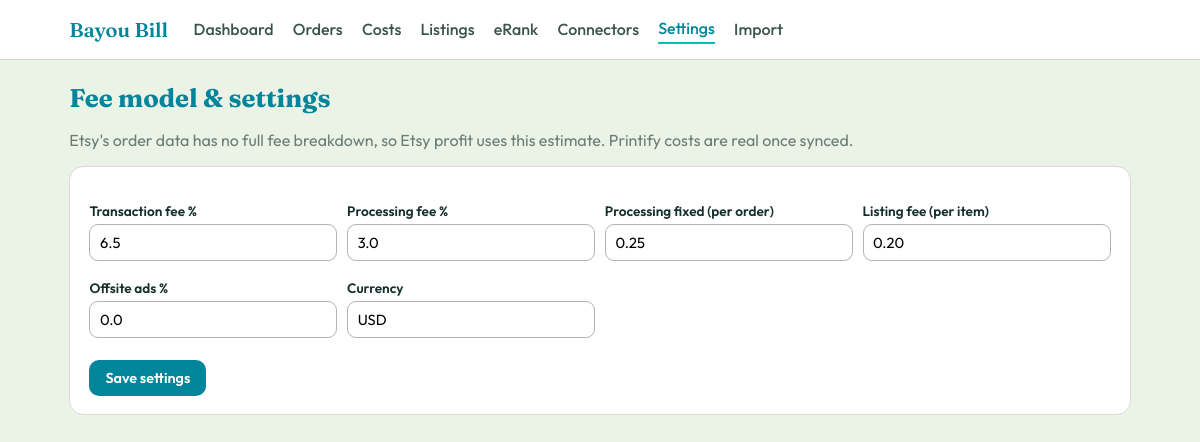
The page /settings on the database its author committed.
### tables this page shows
CREATE TABLE settings (
    key   TEXT PRIMARY KEY,
    value TEXT
);

### app.py (the view, shortened to what this page needs)
@app.route("/settings", methods=["GET", "POST"])
def settings():
    return render_template("settings.html", s=get_settings())

### app.py (called while the page is built)
@app.context_processor
def _inject_nav():
    import time as _t
    amap = {"dashboard": "dashboard", "orders": "orders", "costs": "costs",
            "connectors_page": "connectors", "settings": "settings",
            "import_data": "import",
            "listing_health.listings_page": "listings",
            "erank.erank_page": "erank"}
    return {"build": int(_t.time()), "active": amap.get(request.endpoint or "", "")}

### database.py (called while the page is built)
def get_db():
    conn = sqlite3.connect(DB_PATH, timeout=30)
    conn.row_factory = sqlite3.Row
    conn.execute("PRAGMA journal_mode = WAL")
    conn.execute("PRAGMA busy_timeout = 10000")
    return conn

def get_settings():
    conn = get_db()
    rows = conn.execute("SELECT key, value FROM settings").fetchall()
    conn.close()
    out = dict(DEFAULT_SETTINGS)
    out.update({r["key"]: r["value"] for r in rows})
    return out

### templates/settings.html
{% extends "base.html" %}{% block title %}Settings · Bayou Bill{% endblock %}
{% block body %}
<h1>Fee model &amp; settings</h1>
<p class="muted">Etsy's order data has no full fee breakdown, so Etsy profit uses
  this estimate. Printify costs are real once synced.</p>
<div class="panel"><form method="post">
  <div class="fields">
    <div><label>Transaction fee %</label><input type="number" step="0.01" name="transaction_fee_pct" value="{{ s.transaction_fee_pct }}"></div>
    <div><label>Processing fee %</label><input type="number" step="0.01" name="processing_fee_pct" value="{{ s.processing_fee_pct }}"></div>
    <div><label>Processing fixed (per order)</label><input type="number" step="0.01" name="processing_fee_fixed" value="{{ s.processing_fee_fixed }}"></div>
    <div><label>Listing fee (per item)</label><input type="number" step="0.01" name="listing_fee" value="{{ s.listing_fee }}"></div>
    <div><label>Offsite ads %</label><input type="number" step="0.01" name="offsite_ads_pct" value="{{ s.offsite_ads_pct }}"></div>
    <div><label>Currency</label><input type="text" name="currency" value="{{ s.currency }}"></div>
  </div>
  <button class="primary" type="submit" style="margin-top:.8rem">Save settings</button>
</form></div>
{% endblock %}

### static/style.css (style rules this page uses)
:root { --sage:#77b28c; --teal:#00859b; --cyan:#00bfb8; --green:#38a66f; --lime:#bce194; --paleteal:#cce7eb; --offwhite:#ebf2e6; --cream:#f8ecdb; --lgray:#d9d9d6; --mgray:#b3b3b3; --ink:#15302b; }
* { box-sizing:border-box }
body { margin:0;font-family:'Outfit',system-ui,Arial,sans-serif;background:var(--offwhite);color:var(--ink); }
h1,h2,h3 { font-family:'Fraunces',Georgia,serif;color:var(--teal);margin:.2rem 0 .8rem }
h1 { font-size:1.6rem }
.panel { background:#fff;border:1px solid var(--lgray);border-radius:14px;padding:1.1rem 1.2rem;margin:1rem 0 }
.btn,button { display:inline-block;border:none;border-radius:10px;padding:.55rem 1rem;font-family:inherit;font-weight:600;font-size:.9rem;cursor:pointer }
.btn.primary,button.primary { background:var(--teal);color:#fff }
.muted { color:#6b7d77 }
input[type=text],input[type=number],input[type=password] { padding:.5rem .6rem;border:1px solid var(--mgray);border-radius:9px;font-family:inherit;font-size:.92rem;width:100% }
label { font-weight:600;font-size:.85rem;display:block;margin:.5rem 0 .25rem }
.fields { display:grid;grid-template-columns:repeat(auto-fit,minmax(220px,1fr));gap:.6rem;margin:.6rem 0 }

### rows shown on the page
settings: transaction_fee_pct "6.5"
settings: processing_fee_pct "3.0"
settings: processing_fee_fixed "0.25"
settings: listing_fee "0.20"
settings: offsite_ads_pct "0.0"
settings: currency "USD"
